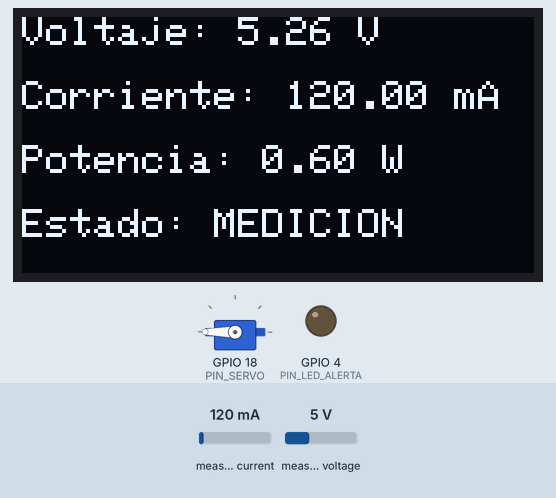
This sketch was run on a simulated ESP32. Shown: servo, 128×64 one-colour display, output pins drawn as LEDs (lit = HIGH). Inputs (shaded band) come from the test bench; at power-on: measured voltage 5 V, measured current 120 mA. WiFi joins after 1.5 s; servers stay silent unless stated; no MQTT or app messages arrive unless stated; what the sketch prints to the serial monitor is not drawn.

Above: at 3.3 s.
3.4 s: measured voltage set to 3.9 V
At 4.4 s:
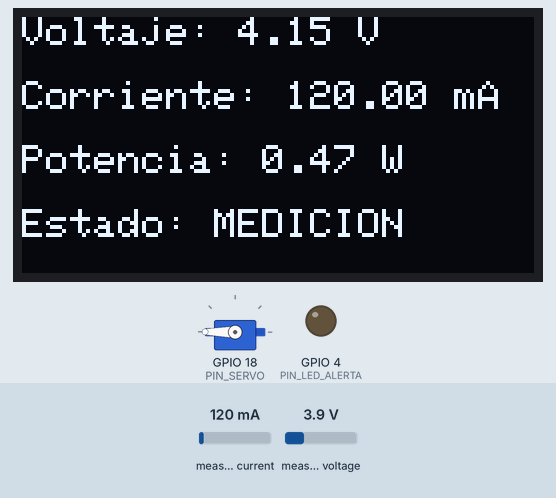
5.3 s: measured voltage set to 3.6 V
At 7.0 s:
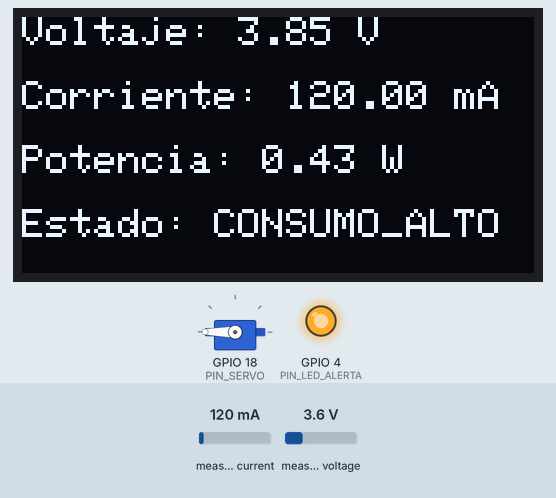
7.3 s: measured voltage set to 4.2 V
At 8.9 s:
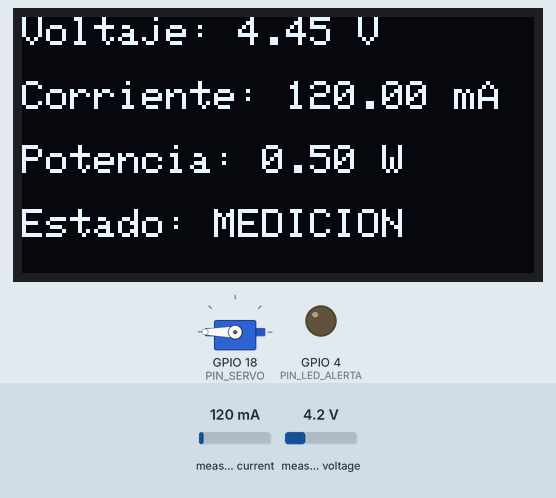
10.8 s: measured current set to 40 mA
At 12.7 s:
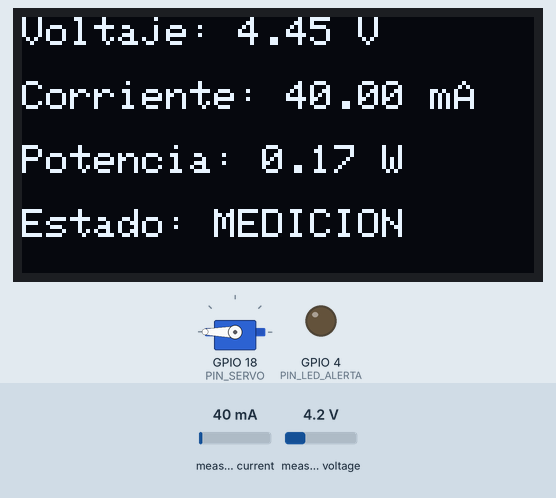
Timing chart, 0 to 14.2 s (numbered marks = the images above; inputs shaded):
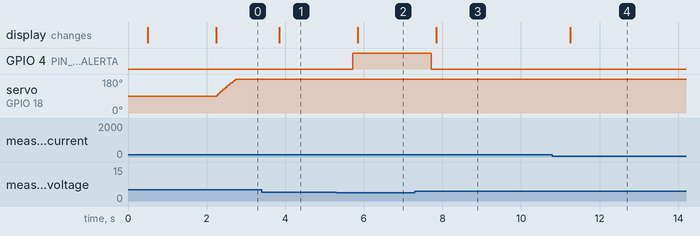

The sketch:

sketch.ino
```cpp
#include <Arduino.h>
#include <Wire.h>
#include <Adafruit_INA219.h>
#include <Adafruit_GFX.h>
#include <Adafruit_SSD1306.h>
#include <WiFi.h>
#include <PubSubClient.h>
#include <ArduinoJson.h>
#include <ESP32Servo.h>
#include "config.h"

/* ---------------- 1. CONFIGURACION ---------------- */
const int PIN_LED_ALERTA = 4;
const int PIN_BOTON_REARME = 5;

// Servo MG996R de 360° (rotación continua): write() controla VELOCIDAD, no posición
const int PIN_SERVO = 18;                   // señal (cable naranjo)
const int SERVO_DETENIDO = 90;              // punto de parada
const int SERVO_VELOCIDAD = 180;            // 180 = máxima en un sentido, 0 = máxima en el otro
const unsigned long SERVO_RAMPA_MS = 5;     // arranque suave rápido: llega a full en ~0,5 s

#define SCREEN_WIDTH 128
#define SCREEN_HEIGHT 64
#define OLED_RESET    -1
#define OLED_ADDRESS  0x3C

const uint32_t PERIODO_LECTURA_MS = 500;
const uint32_t PERIODO_PUB_MS     = 30000;  // publicar cada 30s (mínimo del curso: 5s)
const uint32_t REINTENTO_WIFI_MS  = 15000;
const uint32_t ESPERA_INICIAL     = 2000;   // backoff MQTT: 2, 4, 8, 16, 30s
const uint32_t ESPERA_MAXIMA      = 30000;
const uint8_t  MAX_FALLOS         = 3;      // 3 lecturas inválidas seguidas => sensor_ok = 0

const unsigned long TIMEOUT_FALLA_MS = 5000;
const unsigned long DEBOUNCE_DELAY_MS = 50;
const unsigned long OLED_REFRESH_MS = 200;
const float UMBRAL_VOLTAJE_BAJO = 4.0;
const float UMBRAL_VOLTAJE_NORMAL = 4.2;

// Calibración (regresión lineal contra la fuente de referencia)
const float CAL_M = 0.995;
const float CAL_B = -0.229;

/* ---------------- 2. ESTADO INTERNO ---------------- */
Adafruit_SSD1306 display(SCREEN_WIDTH, SCREEN_HEIGHT, &Wire, OLED_RESET);
Adafruit_INA219 ina219;
WiFiClient   red;
PubSubClient mqtt(red);
Servo servo;
int servoVelocidadActual = SERVO_DETENIDO;
unsigned long t_servo = 0;

String clientId, topicDatos, topicEstado, topicCmd;

uint32_t tLectura = 0, tPub = 0, tWiFi = 0, tReconexion = 0;
uint32_t esperaReconexion = ESPERA_INICIAL;
unsigned long t_inicioEstado = 0;
unsigned long t_ultimaActualizacionOLED = 0;

float voltajeV = NAN, corriente_mA = NAN, potenciaW = NAN;   // última lectura VÁLIDA
uint8_t fallosSeguidos = MAX_FALLOS;
bool sensorOk = false;

enum SystemState { MEDICION, CONSUMO_ALTO, ERROR_SEGURO };
SystemState estadoActual = MEDICION;
int8_t ultimoEstadoPub = -1;

const char* nombreEstado() {
  switch (estadoActual) {
    case MEDICION: return "MEDICION";
    case CONSUMO_ALTO: return "CONSUMO_ALTO";
    case ERROR_SEGURO: return "ERROR_SEGURO";
  }
  return "DESCONOCIDO";
}

const char* nombreEstadoMQTT() {
  return (estadoActual == MEDICION) ? "online" : nombreEstado();
}

/* ---------------- 3. FUNCIONES AUXILIARES ---------------- */

// 3.0 Giro continuo: acelera rápido hasta la velocidad máxima y se mantiene.
// La rampa corta evita el pico de corriente del arranque brusco, que puede resetear el ESP32.
void girarServo() {
  if (servoVelocidadActual == SERVO_VELOCIDAD) return;
  if (millis() - t_servo < SERVO_RAMPA_MS) return;
  t_servo = millis();
  servoVelocidadActual += (SERVO_VELOCIDAD > servoVelocidadActual) ? 1 : -1;
  servo.write(servoVelocidadActual);
}

// 3.1 Lectura del INA219, independiente de la red
void leerINA219() {
  float v = ina219.getBusVoltage_V();
  float i = ina219.getCurrent_mA();
  float p = ina219.getPower_mW();

  if (!ina219.success() || isnan(v) || isnan(i) || isnan(p)) {
    if (fallosSeguidos < 255) fallosSeguidos++;
    Serial.printf("[INA219] lectura inválida (%u seguidas)\n", (unsigned)fallosSeguidos);
    sensorOk = (fallosSeguidos < MAX_FALLOS);
    if (!sensorOk) ina219.begin();
    return;
  }

  voltajeV = (v - CAL_B) / CAL_M;
  corriente_mA = i;
  potenciaW = p / 1000.0;
  fallosSeguidos = 0;
  sensorOk = true;
}

void actualizarOLED() {
  display.clearDisplay();
  display.setTextSize(1);
  display.setTextColor(SSD1306_WHITE);
  display.setCursor(0, 0);
  display.print("Voltaje: "); display.print(voltajeV, 2); display.println(" V");
  display.setCursor(0, 16);
  display.print("Corriente: "); display.print(corriente_mA, 2); display.println(" mA");
  display.setCursor(0, 32);
  display.print("Potencia: "); display.print(potenciaW, 2); display.println(" W");
  display.setCursor(0, 48);
  display.print("Estado: "); display.println(nombreEstado());
  display.display();
}

bool leerBotonRearme() {
  static int estadoEstable = HIGH;
  static int ultimoLecturaPin = HIGH;
  static unsigned long t_ultimoRebote = 0;
  bool pulsacionDetectada = false;
  int lecturaActual = digitalRead(PIN_BOTON_REARME);
  if (lecturaActual != ultimoLecturaPin) t_ultimoRebote = millis();
  if ((millis() - t_ultimoRebote) > DEBOUNCE_DELAY_MS) {
    if (lecturaActual != estadoEstable) {
      estadoEstable = lecturaActual;
      if (estadoEstable == LOW) pulsacionDetectada = true;
    }
  }
  ultimoLecturaPin = lecturaActual;
  return pulsacionDetectada;
}

// 3.2 Comandos entrantes (se usan en la Semana 11)
void recibirComando(char* topic, byte* payload, unsigned int largo) {
  JsonDocument doc;
  DeserializationError error = deserializeJson(doc, payload, largo);
  if (error) {
    Serial.printf("[cmd] JSON invalido en %s: %s\n", topic, error.c_str());
    return;
  }
  Serial.printf("[cmd] recibido en %s\n", topic);
}

// 3.3 WiFi sin bloquear
void mantenerWiFi() {
  if (WiFi.status() == WL_CONNECTED) return;
  uint32_t ahora = millis();
  if (ahora - tWiFi < REINTENTO_WIFI_MS) return;
  tWiFi = ahora;
  Serial.println("[wifi] sin red, reintentando...");
  WiFi.reconnect();
}

// Estado en /estado con RETAIN
bool publicarEstado() {
  if (!mqtt.connected()) return false;
  bool ok = mqtt.publish(topicEstado.c_str(), nombreEstadoMQTT(), true);
  if (ok) {
    ultimoEstadoPub = estadoActual;
    Serial.printf("[pub] %s -> %s (retained)\n", topicEstado.c_str(), nombreEstadoMQTT());
  } else {
    Serial.println("[pub] ERROR publicando estado");
  }
  return ok;
}

// 3.4 MQTT sin bloquear, con testamento y espera creciente
void mantenerMQTT() {
  if (mqtt.connected()) return;
  if (WiFi.status() != WL_CONNECTED) return;
  uint32_t ahora = millis();
  if (ahora - tReconexion < esperaReconexion) return;
  tReconexion = ahora;

  Serial.printf("[mqtt] conectando como %s ... ", clientId.c_str());
  if (mqtt.connect(clientId.c_str(), MQTT_USER, MQTT_PASS,
                    topicEstado.c_str(), 1, true, "offline")) {
    Serial.println("OK");
    publicarEstado();
    mqtt.subscribe(topicCmd.c_str(), 1);
    esperaReconexion = ESPERA_INICIAL;
  } else {
    Serial.printf("FALLO rc=%d, reintento en %us\n",
                  mqtt.state(), (unsigned)(esperaReconexion / 1000));
    esperaReconexion = (esperaReconexion * 2 > ESPERA_MAXIMA) ? ESPERA_MAXIMA : esperaReconexion * 2;
  }
}

// 3.5 Publicación: JSON plano con los datos calibrados
void publicarDatos() {
  if (!mqtt.connected()) return;

  JsonDocument doc;
  if (sensorOk) {
    doc["voltaje"] = roundf(voltajeV * 100.0f) / 100.0f;
    doc["corriente"] = roundf(corriente_mA * 100.0f) / 100.0f;
    doc["potencia"] = roundf(potenciaW * 100.0f) / 100.0f;
  }
  doc["sensor_ok"] = sensorOk ? 1 : 0;
  doc["rssi_dbm"] = WiFi.RSSI();

  char payload[256];
  size_t n = serializeJson(doc, payload, sizeof(payload));

  if (mqtt.publish(topicDatos.c_str(), (const uint8_t*)payload, n, true)) {
    Serial.printf("[pub] %s -> %s (retained)\n", topicDatos.c_str(), payload);
  } else {
    Serial.println("[pub] ERROR publish() (buffer o sesion)");
  }

  publicarEstado();
}

void publicarEstadoSiCambio() {
  if (ultimoEstadoPub == (int8_t)estadoActual) return;
  publicarEstado();
}

/* ---------------- 4. PROGRAMA ---------------- */
void setup() {
  Serial.begin(115200);
  delay(500);

  pinMode(PIN_LED_ALERTA, OUTPUT);
  pinMode(PIN_BOTON_REARME, INPUT_PULLUP);
  digitalWrite(PIN_LED_ALERTA, LOW);
  t_inicioEstado = millis();

  ESP32PWM::allocateTimer(0);
  servo.setPeriodHertz(50);                       // servos: 50 Hz
  servo.attach(PIN_SERVO, 500, 2500);             // pulso 0,5 a 2,5 ms (rango completo del MG996R)
  servo.write(SERVO_DETENIDO);                    // parte detenido y luego acelera

  if (!ina219.begin()) {
    Serial.println("[INA219] no detectado al inicio; el nodo sigue e intentará reportarlo.");
  }
  if (!display.begin(SSD1306_SWITCHCAPVCC, OLED_ADDRESS)) {
    Serial.println("[OLED] no detectada.");
  }
  display.clearDisplay();
  display.display();

  clientId    = String(MQTT_USER) + "-" + NODO;
  topicDatos  = String("curso/") + MQTT_USER + "/" + PROYECTO + "/" + NODO;
  topicEstado = topicDatos + "/estado";
  topicCmd    = topicDatos + "/cmd";
  Serial.printf("[id] Client ID: %s\n[id] Datos    : %s\n", clientId.c_str(), topicDatos.c_str());

  WiFi.mode(WIFI_STA);
  WiFi.setAutoReconnect(true);
  WiFi.setSleep(false);
  WiFi.begin(WIFI_SSID, WIFI_PASS);
  uint32_t inicio = millis();
  while (WiFi.status() != WL_CONNECTED && millis() - inicio < 10000) {
    delay(200);
    Serial.print(".");
  }
  Serial.println();
  if (WiFi.status() == WL_CONNECTED) {
    Serial.print("[wifi] IP = ");
    Serial.println(WiFi.localIP());
  } else {
    Serial.println("[wifi] sin red todavía; el nodo sigue midiendo y reintenta");
  }
  tWiFi = millis();

  mqtt.setServer(MQTT_HOST, MQTT_PORT);
  mqtt.setCallback(recibirComando);
  mqtt.setBufferSize(512);
  mqtt.setKeepAlive(15);
  mqtt.setSocketTimeout(3);
}

void loop() {
  mantenerWiFi();
  mantenerMQTT();
  mqtt.loop();

  uint32_t ahora = millis();
  if (ahora - tLectura >= PERIODO_LECTURA_MS) { tLectura = ahora; leerINA219(); }

  if (millis() - t_ultimaActualizacionOLED >= OLED_REFRESH_MS) {
    t_ultimaActualizacionOLED = millis();
    actualizarOLED();
  }

  if (ahora - tPub >= PERIODO_PUB_MS) { tPub = ahora; publicarDatos(); }
  publicarEstadoSiCambio();

  switch (estadoActual) {
    case MEDICION:
      digitalWrite(PIN_LED_ALERTA, LOW);
      if (sensorOk && voltajeV < UMBRAL_VOLTAJE_BAJO) {
        estadoActual = CONSUMO_ALTO;
        t_inicioEstado = millis();
      }
      break;

    case CONSUMO_ALTO:
      digitalWrite(PIN_LED_ALERTA, HIGH);
      if (voltajeV >= UMBRAL_VOLTAJE_NORMAL) {
        estadoActual = MEDICION;
        t_inicioEstado = millis();
        break;
      }
      if ((millis() - t_inicioEstado) > TIMEOUT_FALLA_MS) {
        estadoActual = ERROR_SEGURO;
        t_inicioEstado = millis();
      }
      break;

    case ERROR_SEGURO:
      digitalWrite(PIN_LED_ALERTA, HIGH);
      if (leerBotonRearme()) {
        estadoActual = MEDICION;
        t_inicioEstado = millis();
      }
      break;
  }

  girarServo();   // el MG996R gira continuo a máxima velocidad para generar carga
}
```

config.h
```cpp
#ifndef CONFIG_H
#define CONFIG_H

const char* WIFI_SSID = "IoT-Lab";
const char* WIFI_PASS = "iot2026est";

const char* MQTT_HOST = "10.0.0.10";
const int   MQTT_PORT = 1883;

const char* MQTT_USER = "E07";
const char* MQTT_PASS = "9y6czHPgORGv";

const char* PROYECTO  = "P5";
const char* NODO      = "esp32";

#endif
```

Measured:
- the behaviour switches between 3.8 and 3.7 V on measured voltage (found by bisection; images 1 and 2)
- the behaviour switches between 3.9 and 4 V on measured voltage (found by bisection; images 2 and 3)
- after the input at 3.4 s, the display: changes after 0.44 s (image 1)
- after the input at 5.3 s, GPIO 4 (PIN_LED_ALERTA): LOW → HIGH after 0.42 s; the display: changes after 0.54 s (image 2)
- after the input at 7.3 s, GPIO 4 (PIN_LED_ALERTA): HIGH → LOW after 0.42 s; the display: changes after 0.55 s (image 3)
- after the input at 10.8 s, the display: changes after 0.45 s (image 4)
